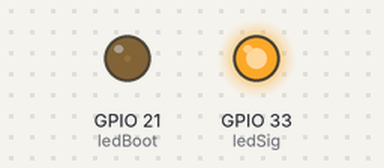
Recording of a sketch running on a simulated ESP32-S3. Shown: output pins drawn as LEDs (lit = HIGH).

Above: at 0.05 s.
At 1.15 s:
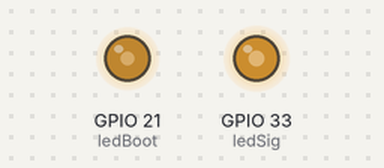
At 2.3 s:
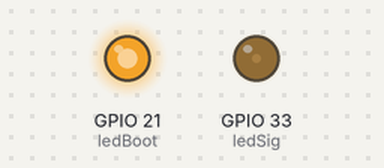
At 4.6 s:
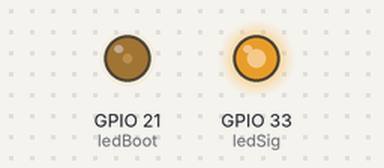
Timing chart, 0 to 6.7 s (numbered marks = the images above):
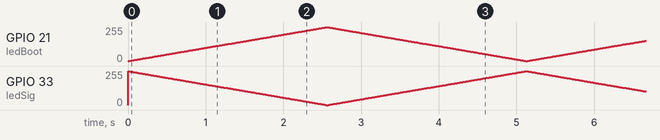

The sketch:

blink-breathing.ino
```cpp
/*
 * Smooth Breathing Effect
 *
 * Board:  tinyCore (ESP32-S3)
 * Docs:   https://tinydocs.cc/2_tiny-core/basics/blink-led/
 * Studio: https://app.tinystudio.cc/Mister-Industries/tinyStudio-examples/basics/blink-breathing
 *
 * Part of the MR.INDUSTRIES tinyStudio examples collection.
 * Generated from tinyDocs — edit the docs page, not this file.
 */

// PWM LED Control Example

const int ledBoot = 21;
const int ledSig = 33;

// PWM settings
const int pwmFreq = 5000;      // 5 KHz frequency
const int pwmResolution = 8;   // 8-bit resolution (0-255)

void setup() {
  // Configure PWM - channel selected automatically
  ledcAttach(ledBoot, pwmFreq, pwmResolution);
  ledcAttach(ledSig, pwmFreq, pwmResolution);
}

void loop() {
  // Breathing effect - fade in
  for(int brightness = 0; brightness <= 255; brightness++) {
    ledcWrite(ledBoot, brightness);
    ledcWrite(ledSig, 255 - brightness);  // Opposite brightness
    delay(10);
  }

  // Breathing effect - fade out
  for(int brightness = 255; brightness >= 0; brightness--) {
    ledcWrite(ledBoot, brightness);
    ledcWrite(ledSig, 255 - brightness);  // Opposite brightness
    delay(10);
  }
}
```
